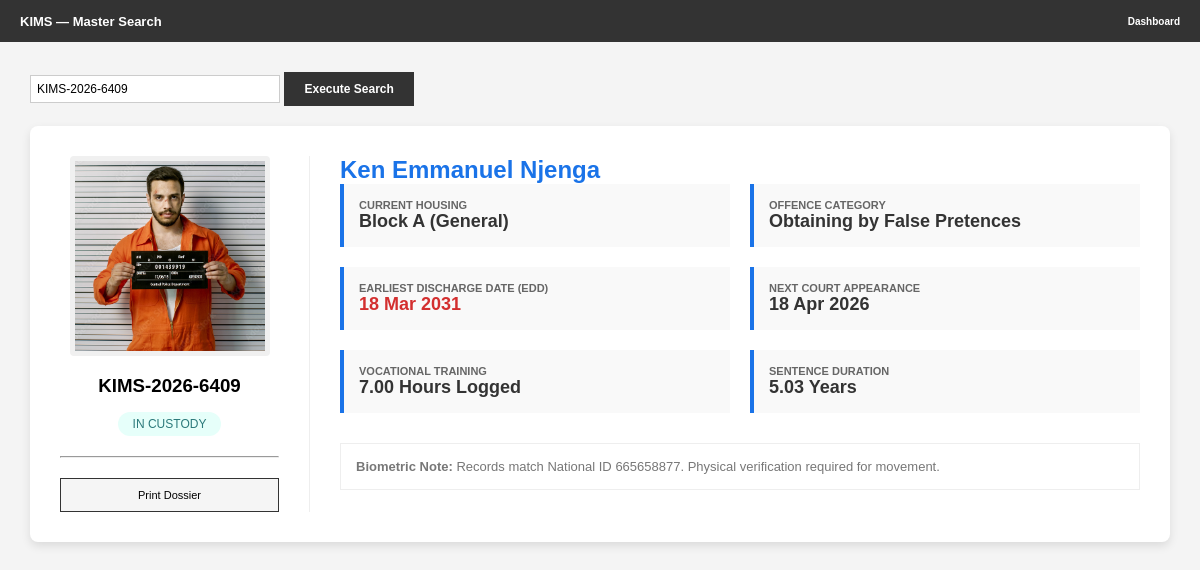
The app's page /search.php?kims_id=KIMS-2026-6409 with its own data.
### tables this page shows
CREATE TABLE `inmates` (
  `inmate_id` int(11) NOT NULL,
  `kims_id` varchar(20) NOT NULL,
  `full_name` varchar(100) NOT NULL,
  `offence_category` varchar(100) DEFAULT NULL,
  `date_admitted` date DEFAULT NULL,
  `block_id` int(11) DEFAULT NULL,
  `status` varchar(20) DEFAULT 'In Custody',
  `discharged_by` varchar(255) DEFAULT NULL,
  `id_number` varchar(9) DEFAULT NULL,
  `dob` date DEFAULT NULL,
  `gender` varchar(10) DEFAULT NULL,
  `photo_url` varchar(255) DEFAULT 'default.png',
  `edd` date DEFAULT NULL,
  `sentence_years` decimal(5,2) DEFAULT NULL
);

CREATE TABLE `cell_blocks` (
  `block_id` int(11) NOT NULL,
  `block_name` varchar(50) NOT NULL,
  `classification` enum('General','Maximum','Special','Sick Bay') NOT NULL,
  `capacity` int(11) NOT NULL
);

### search.php (the view, shortened to what this page needs)
<?php
include 'db_connect.php';
$inmate = null;
$search_query = "";
if (isset($_GET['kims_id'])) {
    $search_query = mysqli_real_escape_string($conn, $_GET['kims_id']);
    $sql = "SELECT i.*, b.block_name, b.classification,
            (SELECT SUM(hours_logged) FROM training_logs WHERE inmate_id = i.inmate_id) as total_voc_hours,
            (SELECT next_hearing_date FROM court_records WHERE inmate_id = i.inmate_id ORDER BY next_hearing_date DESC LIMIT 1) as next_court
            FROM inmates i
            LEFT JOIN cell_blocks b ON i.block_id = b.block_id
            WHERE i.kims_id = '$search_query'";
    $result = $conn->query($sql);
    if ($result->num_rows > 0) {
        $inmate = $result->fetch_assoc();
    } else {
        echo "<script>alert('Inmate record not found.');</script>";
    }
}
?>
<!DOCTYPE html>
<html lang="en">
<head>
    <link rel="stylesheet" href="style.css">
</head>
<body>
    <header class="top-nav">
        <div class="logo">KIMS — Master Search</div>
        <div class="user-info"><a href="dashboard.php">Dashboard</a></div>
    </header>
    <main class="content">
        <div class="no-print-search">
            <form action="search.php" method="GET" class="search-box">
                <input type="text" name="kims_id" placeholder="Enter KIMS ID to pull profile..." value="<?php echo $search_query; ?>" required>
                <button type="submit" class="btn-primary">Execute Search</button>
            </form>
        </div>
        <?php if ($inmate): ?>
        <div class="profile-container">
            <div class="profile-sidebar">
                <img src="uploads/<?php echo $inmate['photo_url']; ?>" class="mugshot-large" alt="Inmate Photo">
                <h3 style="margin-bottom:5px;"><?php echo $inmate['kims_id']; ?></h3>
                <?php $statusClass = ($inmate['status'] == 'Released') ? 'status-released' : 'status-active'; ?>
                <div class="status-tag <?php echo $statusClass; ?>"><?php echo strtoupper($inmate['status']); ?></div>
                <hr style="margin: 20px 0;">
                <button onclick="window.print()" class="btn-secondary" style="width:100%;">Print Dossier</button>
            </div>
            <div class="profile-main">
                <h2 style="margin-top:0; color:#1a73e8;"><?php echo $inmate['full_name']; ?></h2>
                <div class="data-grid">
                    <div class="data-item">
                        <label>Current Housing</label>
                        <span><?php echo $inmate['block_name'] ?? 'UNASSIGNED'; ?> (<?php echo $inmate['classification'] ?? '-'; ?>)</span>
                    </div>
                    <div class="data-item">
                        <label>Offence Category</label>
                        <span><?php echo $inmate['offence_category']; ?></span>
                    </div>
                    <div class="data-item">
                        <label><?php echo ($inmate['status'] == 'Released') ? 'Actual Discharge Date' : 'Earliest Discharge Date (EDD)'; ?></label>
                        <span style="color: #d32f2f;"><?php echo date('d M Y', strtotime($inmate['edd'])); ?></span>
                    </div>
                    <div class="data-item">
                        <label>Next Court Appearance</label>
                        <span><?php echo $inmate['next_court'] ? date('d M Y', strtotime($inmate['next_court'])) : 'No Dates Set'; ?></span>
                    </div>
                    <div class="data-item">
                        <label>Vocational Training</label>
                        <span><?php echo $inmate['total_voc_hours'] ?? '0'; ?> Hours Logged</span>
                    </div>
                    <div class="data-item">
                        <label>Sentence Duration</label>
                        <span><?php echo $inmate['sentence_years']; ?> Years</span>
                    </div>
                </div>
                <div style="margin-top:30px; padding:15px; border:1px solid #eee; font-size:13px; color:#777;">
                    <strong>Biometric Note:</strong> Records match National ID <?php echo $inmate['id_number']; ?>. Physical verification required for movement.
                </div>
            </div>
        </div>
        <?php endif; ?>
    </main>
</body>
</html>

### style.css (style rules this page uses)
* { margin: 0; padding: 0; box-sizing: border-box; font-family: Arial, sans-serif; }
body { background-color: #f4f4f4; }
.top-nav { background-color: #333333; color: #ffffff; height: 42px; display: flex; justify-content: space-between; align-items: center; padding: 0 20px; font-weight: bold; font-size: 13px; }
.user-info { color: #cccccc; font-size: 10px; }
.user-info a { color: #ffffff; text-decoration: none; }
.content { flex-grow: 1; padding: 30px; }
.search-box input { padding: 6px; border: 1px solid #ccc; width: 250px; font-size: 12px; }
.btn-primary { background-color: #333333; color: white; padding: 10px 20px; border: none; font-weight: bold; cursor: pointer; font-size: 12px; }
.btn-secondary { background-color: #f5f5f5; border: 1px solid #333; padding: 10px 20px; font-size: 11px; cursor: pointer; }

### search.php (style rules this page uses)
.profile-container { display: grid; grid-template-columns: 250px 1fr; gap: 30px; background: white; padding: 30px; border-radius: 8px; box-shadow: 0 4px 10px rgba(0,0,0,0.1); }
.profile-sidebar { text-align: center; border-right: 1px solid #eee; padding-right: 30px; }
.mugshot-large { width: 200px; height: 200px; object-fit: cover; border: 5px solid #f0f0f0; border-radius: 4px; margin-bottom: 15px; }
.data-grid { display: grid; grid-template-columns: 1fr 1fr; gap: 20px; }
.data-item { padding: 15px; background: #f9f9f9; border-left: 4px solid #1a73e8; }
.data-item label { display: block; font-size: 11px; color: #666; font-weight: bold; text-transform: uppercase; }
.data-item span { font-size: 18px; color: #333; font-weight: 600; }
.status-tag { display: inline-block; padding: 5px 15px; border-radius: 20px; font-size: 12px; margin-top: 10px; }
.status-active { background: #e6fffa; color: #2c7a7b; }
.no-print-search { margin-bottom: 20px; }

### records on screen
inmates: photo_url (picture), kims "KIMS-2026-6409", status "IN CUSTODY", full_name "Ken Emmanuel Njenga", block.block_name "Block A", block.classification "General", offence_category "Obtaining by False Pretences", edd "18 Mar 2031", sentence_years "5.03", id_number "665658877"

### other values on screen
date('d M Y', strtotime($inmate['next_court'])) "18 Apr 2026"
$inmate['total_voc_hours'] "7.00"
